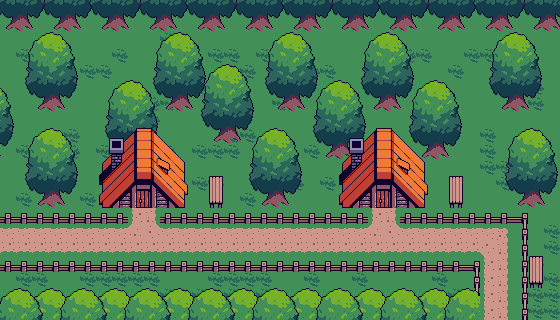

Rendered tile map (Tiled .tmx) drawn with the repository's tilesets; below, a short description and the map source with its tile grids summarised:
An orthogonal 35x20 tile map with 16x16 px tiles, 5 tile layers (BgGrass, FgDecoration, BgTrees1, BgTrees2, ...), 4 tilesets and 11 objects (3x me.Trigger, EntPlayer).

<map version="1.8" tiledversion="1.8.5" orientation="orthogonal" renderorder="right-down" width="35" height="20" tilewidth="16" tileheight="16" infinite="0" nextlayerid="9" nextobjectid="14">
 <tileset firstgid="1" source="tilesets/BgTileset.tsx" />
 <tileset firstgid="184" source="tilesets/OrangeBuilding.tsx" />
 <tileset firstgid="214" source="tilesets/Trees.tsx" />
 <tileset firstgid="234" source="tilesets/table_2.tsx" />
 <layer id="1" name="BgGrass" width="35" height="20">
  <data>[700 cells, 700 non-empty, 10 distinct tile ids]</data>
 </layer>
 <layer id="4" name="FgDecoration" width="35" height="20">
  <data>[700 cells, 74 non-empty, 6 distinct tile ids]</data>
 </layer>
 <layer id="3" name="BgTrees1" width="35" height="20">
  <data>[700 cells, 235 non-empty, 22 distinct tile ids]</data>
 </layer>
 <layer id="6" name="BgTrees2" width="35" height="20">
  <data>[700 cells, 236 non-empty, 22 distinct tile ids]</data>
 </layer>
 <layer id="2" name="FgHouse" width="35" height="20">
  <data>[700 cells, 60 non-empty, 30 distinct tile ids]</data>
 </layer>
 <objectgroup color="#26a269" id="8" name="Entities">
  <object id="8" name="me.Trigger" x="132.034" y="191.909" width="23.8636" height="8">
   <properties>
    <property name="duration" type="int" value="500" />
    <property name="to" value="room17" />
   </properties>
  </object>
  <object id="9" name="me.Trigger" x="371.705" y="192" width="24.4091" height="8">
   <properties>
    <property name="duration" type="int" value="500" />
    <property name="to" value="room18" />
   </properties>
  </object>
  <object id="12" name="me.Trigger" x="8.0776" y="223.411" width="32.9555" height="8" rotation="89.6437">
   <properties>
    <property name="duration" type="int" value="500" />
    <property name="to" value="room02" />
   </properties>
  </object>
  <object id="13" name="EntPlayer" x="32" y="236" width="20" height="8" />
 </objectgroup>
 <objectgroup id="7" name="Collision">
  <object id="1" x="-0.25" y="256.5" width="480.125" height="63.5" />
  <object id="2" x="-0.5" y="-0.5" width="132.5" height="223.5" />
  <object id="3" x="155.833" y="1" width="215.833" height="222" />
  <object id="4" x="131.333" y="-0.666667" width="29.3333" height="186.667" />
  <object id="5" x="372" y="0" width="27.3333" height="184.667" />
  <object id="6" x="396.364" y="0.909091" width="160.667" height="223.333" />
  <object id="7" x="518.667" y="223.333" width="42" height="96" />
 </objectgroup>
</map>
